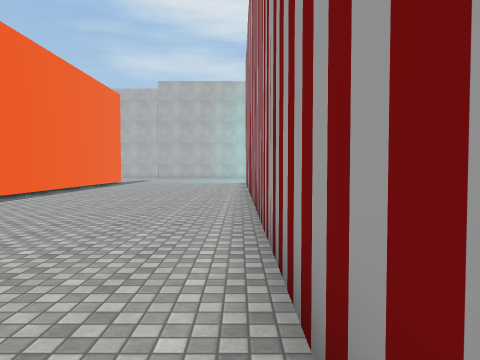
[1] (above)

24 first-person views from a walk through a Unity game level. The camera is 1.5 m above the floor, tilts 2° down and sees 70° across. The floor is counted in squares, 1.71 m on a side. Each view is taken from the middle of a square. On the plan, view 1 faces up. The plan holds only what a view shows up to about 12 squares ahead; the rest is blank. The place goes on beyond the plan. The player character is not drawn. Some surface patterns are stand-ins.

[2]
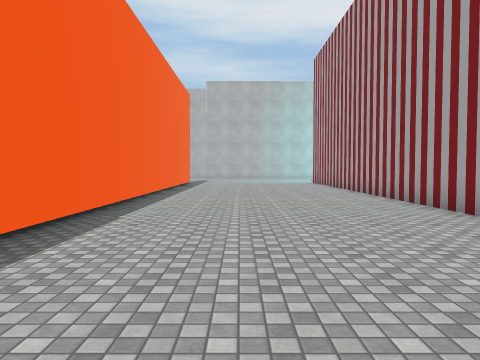

[3]
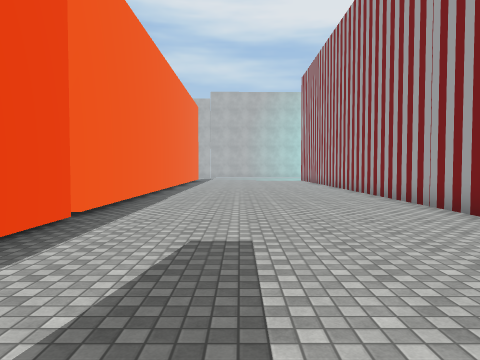

[4]
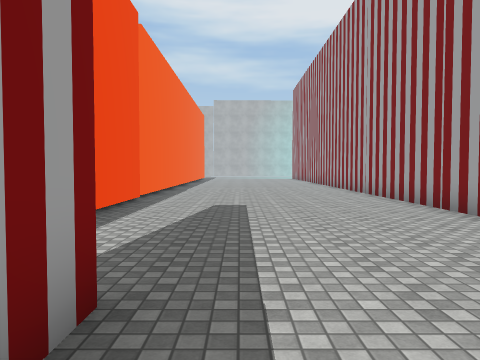

[5]
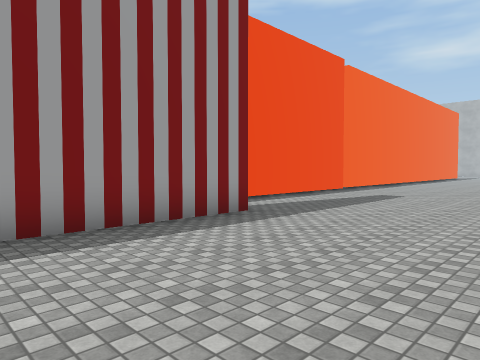

[6]
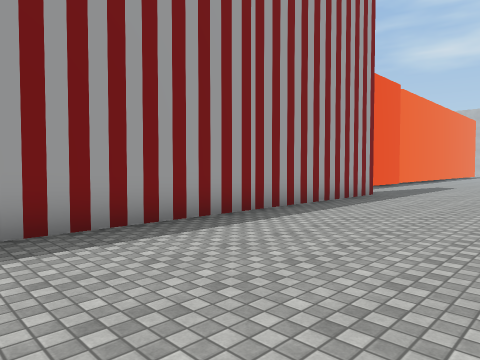

[7]
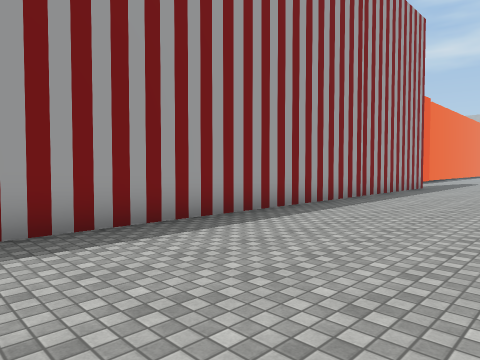

[8]
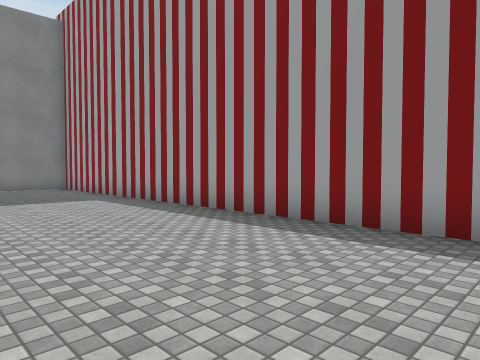

[9]
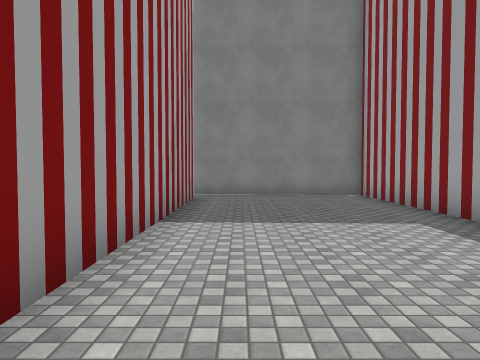

[10]
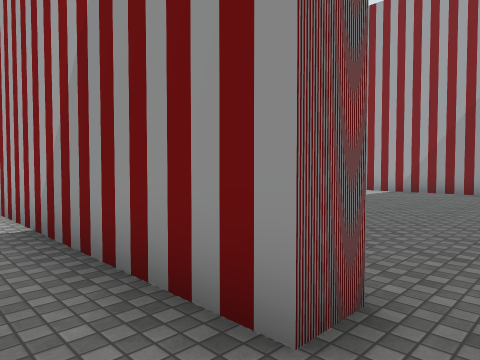

[11]
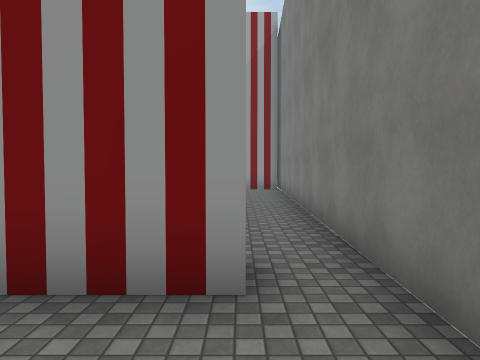

[12]
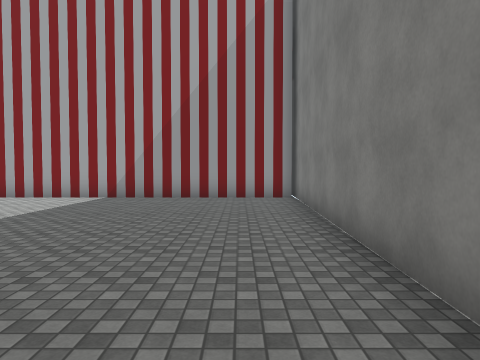

[13]
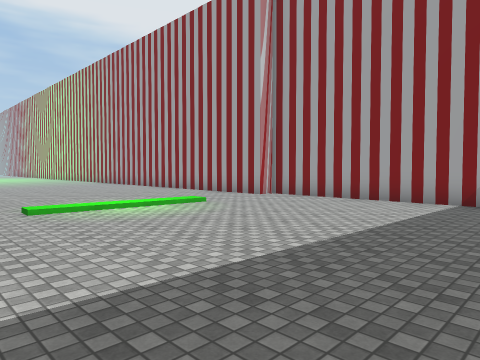

[14]
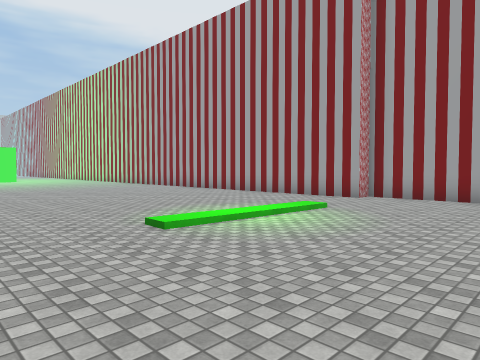

[15]
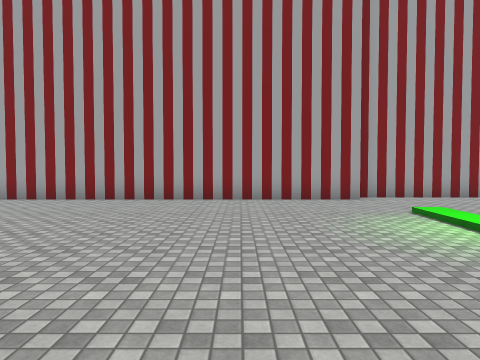

[16]
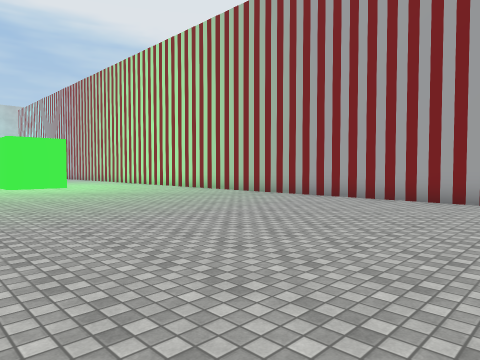

[17]
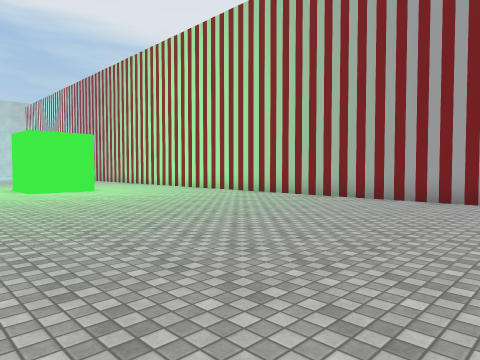

[18]
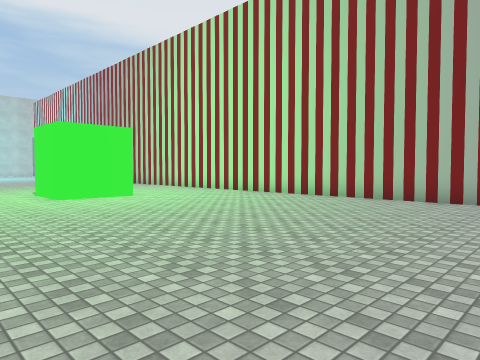

[19]
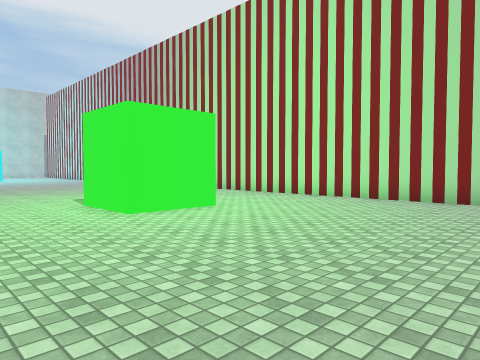

[20]
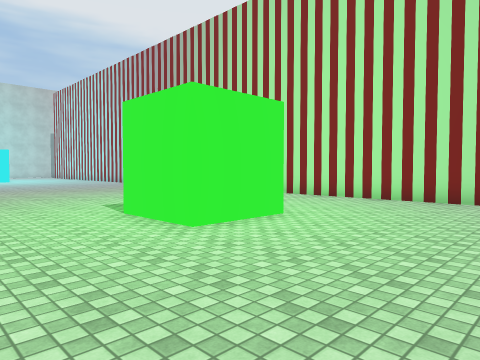

[21]
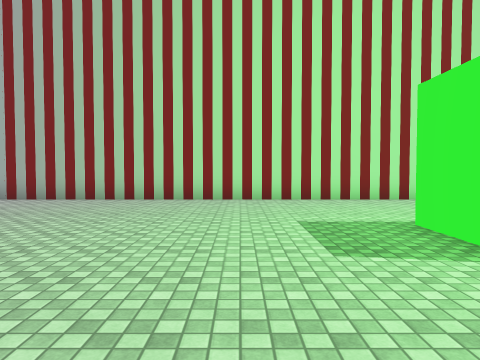

[22]
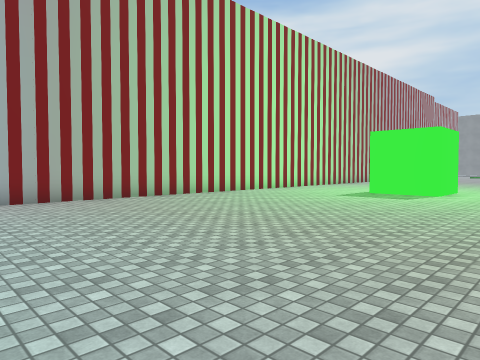

[23]
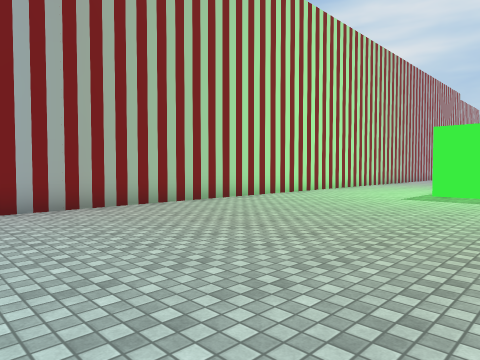

[24]
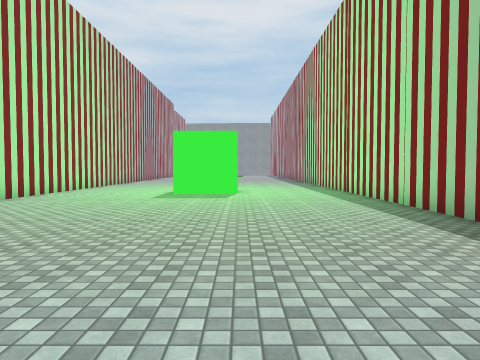

### Floor plan
Points are (right, up) in squares from view 1. A wall is a line through its corners. A room is listed if a view was taken in it or the views show most of it. See-through windows are left out.
Room 1 (views 1, 2, 3, 4, 5, 6, 7, 8, 9, 10, 11)
walls: (-4.9, -5.8) (-4.9, -33) (1.5, -33.2); (0.3, -1.9) (0.3, 12); (-6.9, 1.9) (-6.9, -3.9); (-6.9, 12) (-6.9, 2.1); (1.1, -32) (0.3, -32) (0.3, -23.9)
ways out: opening at (1, -33) to room 2; opening at (-7, 2)
Room 2 (views 12, 13, 14, 15, 16, 17, 18, 19, 20, 21, 22, 23, 24)
walls: (7.4, -1.9) (5.1, -1.9) (5.1, 0.3) (7.4, 0.3); (1.1, 6.5) (1.1, 0); (1.5, -33.2) (12.2, -33.6) (12.2, -22.4) (11.6, -22.4) (11.6, 10.8)
ways out: opening at (1, -33) to room 1

Where each view was taken, in squares from view 1:
view 1: 0 up, 0 right, facing up
view 2: 0 up, 4 left, facing up
view 3: 4 down, 4 left, facing up
view 4: 8 down, 4 left, facing up
view 5: 11 down, 0 right, facing up-left
view 6: 17 down, 0 right, facing up-left
view 7: 22 down, 0 right, facing up-left
view 8: 18 down, 0 right, facing down-left
view 9: 22 down, 1 left, facing down
view 10: 33 down, 1 left, facing up-right
view 11: 32 down, 2 left, facing right
view 12: 32 down, 2 right, facing right
view 13: 30 down, 3 right, facing up-right
view 14: 27 down, 2 right, facing up-right
view 15: 19 down, 2 right, facing right
view 16: 18 down, 2 right, facing up-right
view 17: 15 down, 2 right, facing up-right
view 18: 12 down, 2 right, facing up-right
view 19: 8 down, 2 right, facing up-right
view 20: 6 down, 2 right, facing up-right
view 21: 3 up, 2 right, facing right
view 22: 12 up, 2 right, facing down-right
view 23: 12 up, 4 right, facing down-right
view 24: 12 up, 5 right, facing down
